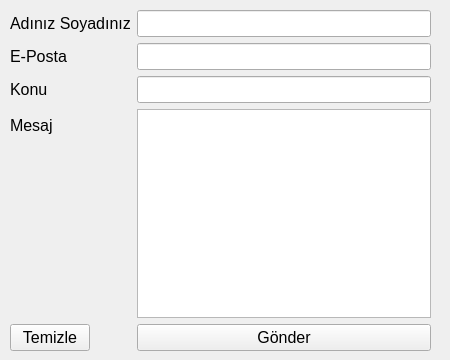
<?xml version="1.0" encoding="UTF-8"?>
<ui version="4.0">
 <class>IletisimForm</class>
 <widget class="QWidget" name="IletisimForm">
  <property name="geometry">
   <rect>
    <x>0</x>
    <y>0</y>
    <width>450</width>
    <height>360</height>
   </rect>
  </property>
  <property name="minimumSize">
   <size>
    <width>450</width>
    <height>360</height>
   </size>
  </property>
  <property name="maximumSize">
   <size>
    <width>450</width>
    <height>360</height>
   </size>
  </property>
  <property name="font">
   <font>
    <pointsize>12</pointsize>
   </font>
  </property>
  <property name="windowTitle">
   <string>İletişim</string>
  </property>
  <widget class="QWidget" name="formLayoutWidget">
   <property name="geometry">
    <rect>
     <x>10</x>
     <y>10</y>
     <width>421</width>
     <height>341</height>
    </rect>
   </property>
   <layout class="QFormLayout" name="formLayout">
    <item row="0" column="0">
     <widget class="QLabel" name="label">
      <property name="text">
       <string>Adınız Soyadınız</string>
      </property>
     </widget>
    </item>
    <item row="0" column="1">
     <widget class="QLineEdit" name="lineEdit"/>
    </item>
    <item row="1" column="0">
     <widget class="QLabel" name="label_2">
      <property name="text">
       <string>E-Posta</string>
      </property>
     </widget>
    </item>
    <item row="1" column="1">
     <widget class="QLineEdit" name="lineEdit_2"/>
    </item>
    <item row="2" column="1">
     <widget class="QLineEdit" name="lineEdit_3"/>
    </item>
    <item row="2" column="0">
     <widget class="QLabel" name="label_3">
      <property name="text">
       <string>Konu</string>
      </property>
     </widget>
    </item>
    <item row="3" column="0">
     <widget class="QLabel" name="label_4">
      <property name="text">
       <string>Mesaj</string>
      </property>
     </widget>
    </item>
    <item row="3" column="1">
     <widget class="QTextEdit" name="textEdit"/>
    </item>
    <item row="4" column="1">
     <widget class="QPushButton" name="pushButton">
      <property name="text">
       <string>Gönder</string>
      </property>
     </widget>
    </item>
    <item row="4" column="0">
     <widget class="QPushButton" name="pushButton_2">
      <property name="text">
       <string>Temizle</string>
      </property>
     </widget>
    </item>
   </layout>
  </widget>
 </widget>
 <resources/>
 <connections/>
</ui>
